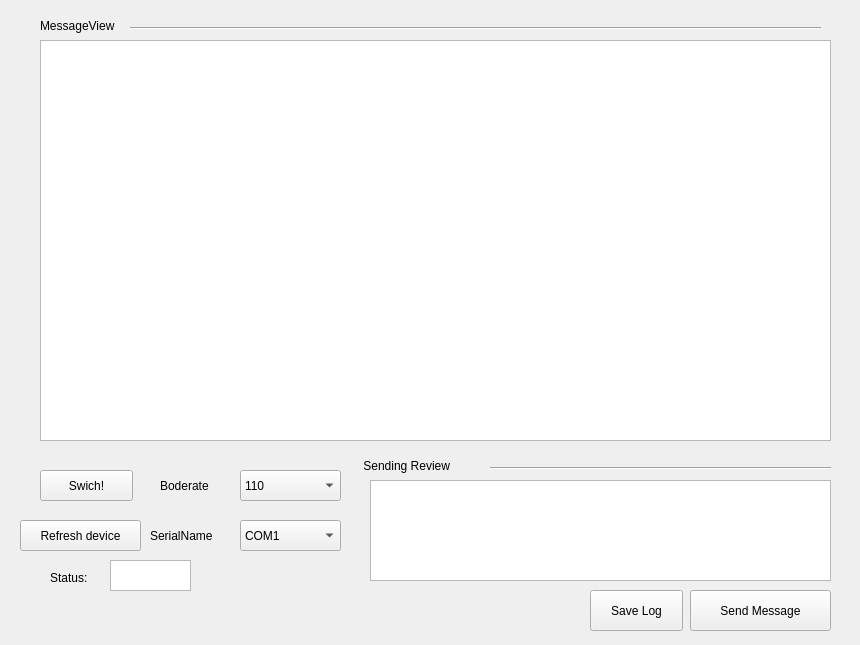
<?xml version="1.0" encoding="UTF-8"?>
<ui version="4.0">
 <class>Form</class>
 <widget class="QWidget" name="Form">
  <property name="geometry">
   <rect>
    <x>0</x>
    <y>0</y>
    <width>860</width>
    <height>645</height>
   </rect>
  </property>
  <property name="windowTitle">
   <string>Form</string>
  </property>
  <widget class="QTextBrowser" name="textBrowser">
   <property name="geometry">
    <rect>
     <x>40</x>
     <y>40</y>
     <width>791</width>
     <height>401</height>
    </rect>
   </property>
  </widget>
  <widget class="QTextEdit" name="textEdit">
   <property name="geometry">
    <rect>
     <x>370</x>
     <y>480</y>
     <width>461</width>
     <height>101</height>
    </rect>
   </property>
  </widget>
  <widget class="QPushButton" name="pushButton">
   <property name="geometry">
    <rect>
     <x>40</x>
     <y>470</y>
     <width>93</width>
     <height>31</height>
    </rect>
   </property>
   <property name="text">
    <string>Swich!</string>
   </property>
  </widget>
  <widget class="QComboBox" name="comboBox">
   <property name="geometry">
    <rect>
     <x>240</x>
     <y>470</y>
     <width>101</width>
     <height>31</height>
    </rect>
   </property>
   <item>
    <property name="text">
     <string>110</string>
    </property>
   </item>
   <item>
    <property name="text">
     <string>300</string>
    </property>
   </item>
   <item>
    <property name="text">
     <string>600</string>
    </property>
   </item>
   <item>
    <property name="text">
     <string>1200</string>
    </property>
   </item>
   <item>
    <property name="text">
     <string>2400</string>
    </property>
   </item>
   <item>
    <property name="text">
     <string>4800</string>
    </property>
   </item>
   <item>
    <property name="text">
     <string>9600</string>
    </property>
   </item>
   <item>
    <property name="text">
     <string>14400</string>
    </property>
   </item>
   <item>
    <property name="text">
     <string>19200</string>
    </property>
   </item>
   <item>
    <property name="text">
     <string>38400</string>
    </property>
   </item>
   <item>
    <property name="text">
     <string>56000</string>
    </property>
   </item>
   <item>
    <property name="text">
     <string>57600</string>
    </property>
   </item>
   <item>
    <property name="text">
     <string>115200</string>
    </property>
   </item>
   <item>
    <property name="text">
     <string>128000</string>
    </property>
   </item>
   <item>
    <property name="text">
     <string>230400</string>
    </property>
   </item>
   <item>
    <property name="text">
     <string>256000</string>
    </property>
   </item>
   <item>
    <property name="text">
     <string>468000</string>
    </property>
   </item>
  </widget>
  <widget class="QLabel" name="label">
   <property name="geometry">
    <rect>
     <x>160</x>
     <y>470</y>
     <width>71</width>
     <height>31</height>
    </rect>
   </property>
   <property name="text">
    <string>Boderate</string>
   </property>
  </widget>
  <widget class="QLabel" name="label_2">
   <property name="geometry">
    <rect>
     <x>150</x>
     <y>520</y>
     <width>81</width>
     <height>31</height>
    </rect>
   </property>
   <property name="text">
    <string>SerialName</string>
   </property>
  </widget>
  <widget class="QComboBox" name="comboBox_2">
   <property name="geometry">
    <rect>
     <x>240</x>
     <y>520</y>
     <width>101</width>
     <height>31</height>
    </rect>
   </property>
   <item>
    <property name="text">
     <string>COM1</string>
    </property>
   </item>
   <item>
    <property name="text">
     <string>COM2</string>
    </property>
   </item>
   <item>
    <property name="text">
     <string>COM3</string>
    </property>
   </item>
   <item>
    <property name="text">
     <string>COM4</string>
    </property>
   </item>
   <item>
    <property name="text">
     <string>COM5</string>
    </property>
   </item>
   <item>
    <property name="text">
     <string>COM6</string>
    </property>
   </item>
   <item>
    <property name="text">
     <string>COM7</string>
    </property>
   </item>
   <item>
    <property name="text">
     <string>COM8</string>
    </property>
   </item>
   <item>
    <property name="text">
     <string>COM9</string>
    </property>
   </item>
  </widget>
  <widget class="QPushButton" name="pushButton_2">
   <property name="geometry">
    <rect>
     <x>690</x>
     <y>590</y>
     <width>141</width>
     <height>41</height>
    </rect>
   </property>
   <property name="text">
    <string>Send Message</string>
   </property>
  </widget>
  <widget class="QLabel" name="label_4">
   <property name="geometry">
    <rect>
     <x>40</x>
     <y>10</y>
     <width>141</width>
     <height>31</height>
    </rect>
   </property>
   <property name="text">
    <string>MessageView</string>
   </property>
  </widget>
  <widget class="Line" name="line">
   <property name="geometry">
    <rect>
     <x>130</x>
     <y>20</y>
     <width>691</width>
     <height>16</height>
    </rect>
   </property>
   <property name="orientation">
    <enum>Qt::Horizontal</enum>
   </property>
  </widget>
  <widget class="QPushButton" name="pushButton_3">
   <property name="geometry">
    <rect>
     <x>20</x>
     <y>520</y>
     <width>121</width>
     <height>31</height>
    </rect>
   </property>
   <property name="text">
    <string>Refresh device</string>
   </property>
  </widget>
  <widget class="QLabel" name="label_5">
   <property name="geometry">
    <rect>
     <x>360</x>
     <y>450</y>
     <width>191</width>
     <height>31</height>
    </rect>
   </property>
   <property name="text">
    <string> Sending Review</string>
   </property>
  </widget>
  <widget class="QLabel" name="label_6">
   <property name="geometry">
    <rect>
     <x>50</x>
     <y>570</y>
     <width>72</width>
     <height>15</height>
    </rect>
   </property>
   <property name="text">
    <string>Status:</string>
   </property>
  </widget>
  <widget class="Line" name="line_2">
   <property name="geometry">
    <rect>
     <x>490</x>
     <y>460</y>
     <width>341</width>
     <height>16</height>
    </rect>
   </property>
   <property name="orientation">
    <enum>Qt::Horizontal</enum>
   </property>
  </widget>
  <widget class="QTextBrowser" name="textBrowser_2">
   <property name="geometry">
    <rect>
     <x>110</x>
     <y>560</y>
     <width>81</width>
     <height>31</height>
    </rect>
   </property>
  </widget>
  <widget class="QPushButton" name="pushButton_4">
   <property name="geometry">
    <rect>
     <x>590</x>
     <y>590</y>
     <width>93</width>
     <height>41</height>
    </rect>
   </property>
   <property name="text">
    <string>Save Log</string>
   </property>
  </widget>
 </widget>
 <resources/>
 <connections>
  <connection>
   <sender>pushButton_3</sender>
   <signal>clicked()</signal>
   <receiver>Form</receiver>
   <slot>refreshdevice()</slot>
   <hints>
    <hint type="sourcelabel">
     <x>39</x>
     <y>546</y>
    </hint>
    <hint type="destinationlabel">
     <x>12</x>
     <y>545</y>
    </hint>
   </hints>
  </connection>
  <connection>
   <sender>pushButton</sender>
   <signal>clicked()</signal>
   <receiver>Form</receiver>
   <slot>SwitchDevice()</slot>
   <hints>
    <hint type="sourcelabel">
     <x>61</x>
     <y>484</y>
    </hint>
    <hint type="destinationlabel">
     <x>21</x>
     <y>486</y>
    </hint>
   </hints>
  </connection>
  <connection>
   <sender>pushButton_4</sender>
   <signal>clicked()</signal>
   <receiver>Form</receiver>
   <slot>SaveAsLog()</slot>
   <hints>
    <hint type="sourcelabel">
     <x>596</x>
     <y>615</y>
    </hint>
    <hint type="destinationlabel">
     <x>555</x>
     <y>618</y>
    </hint>
   </hints>
  </connection>
  <connection>
   <sender>pushButton_2</sender>
   <signal>clicked()</signal>
   <receiver>Form</receiver>
   <slot>SendMessage()</slot>
   <hints>
    <hint type="sourcelabel">
     <x>822</x>
     <y>607</y>
    </hint>
    <hint type="destinationlabel">
     <x>845</x>
     <y>609</y>
    </hint>
   </hints>
  </connection>
 </connections>
 <slots>
  <slot>refreshdevice()</slot>
  <slot>SwitchDevice()</slot>
  <slot>SaveAsLog()</slot>
  <slot>SendMessage()</slot>
 </slots>
</ui>
